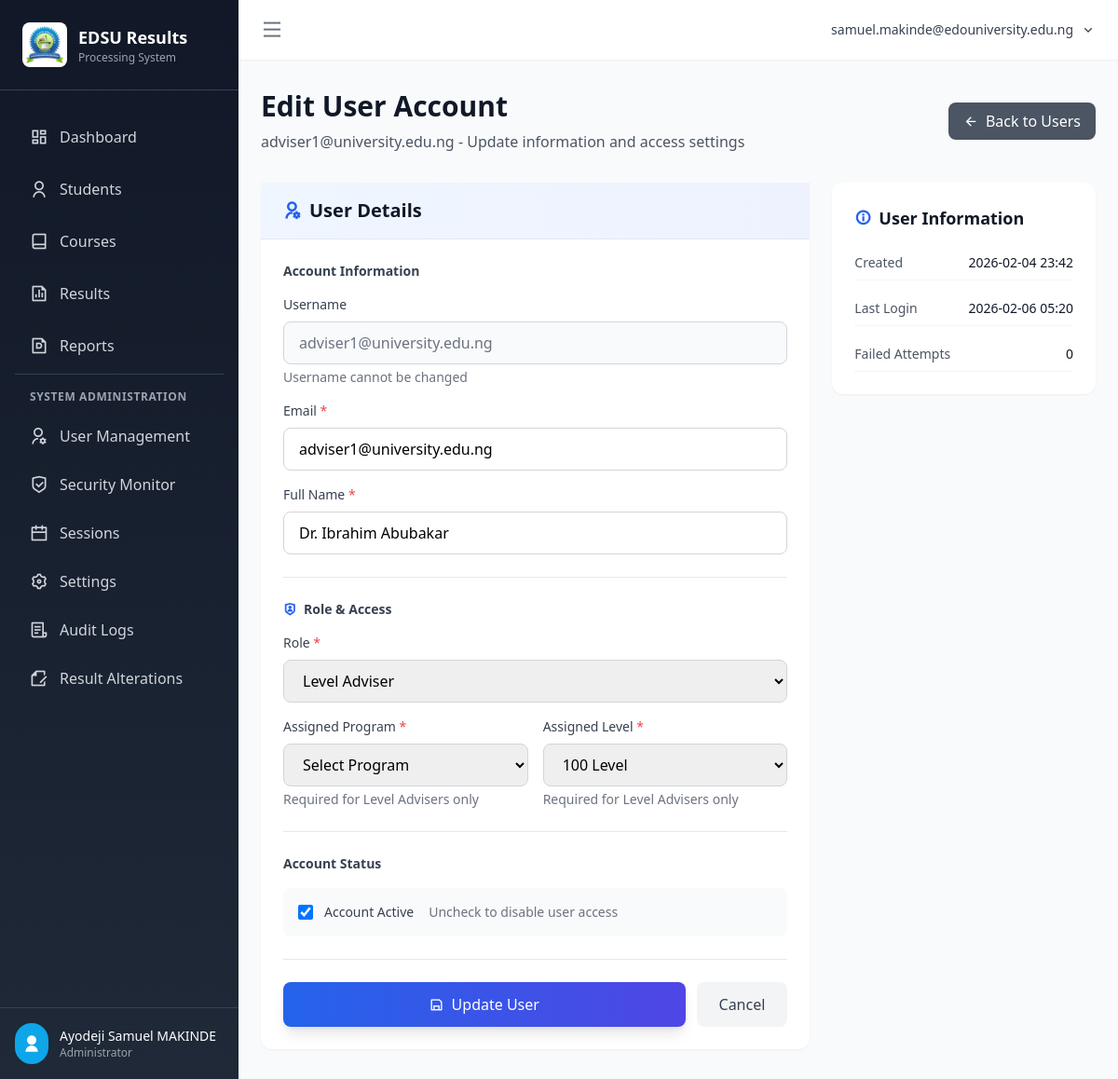
/users/2/edit (signed in), run on an earlier commit of the app's database.
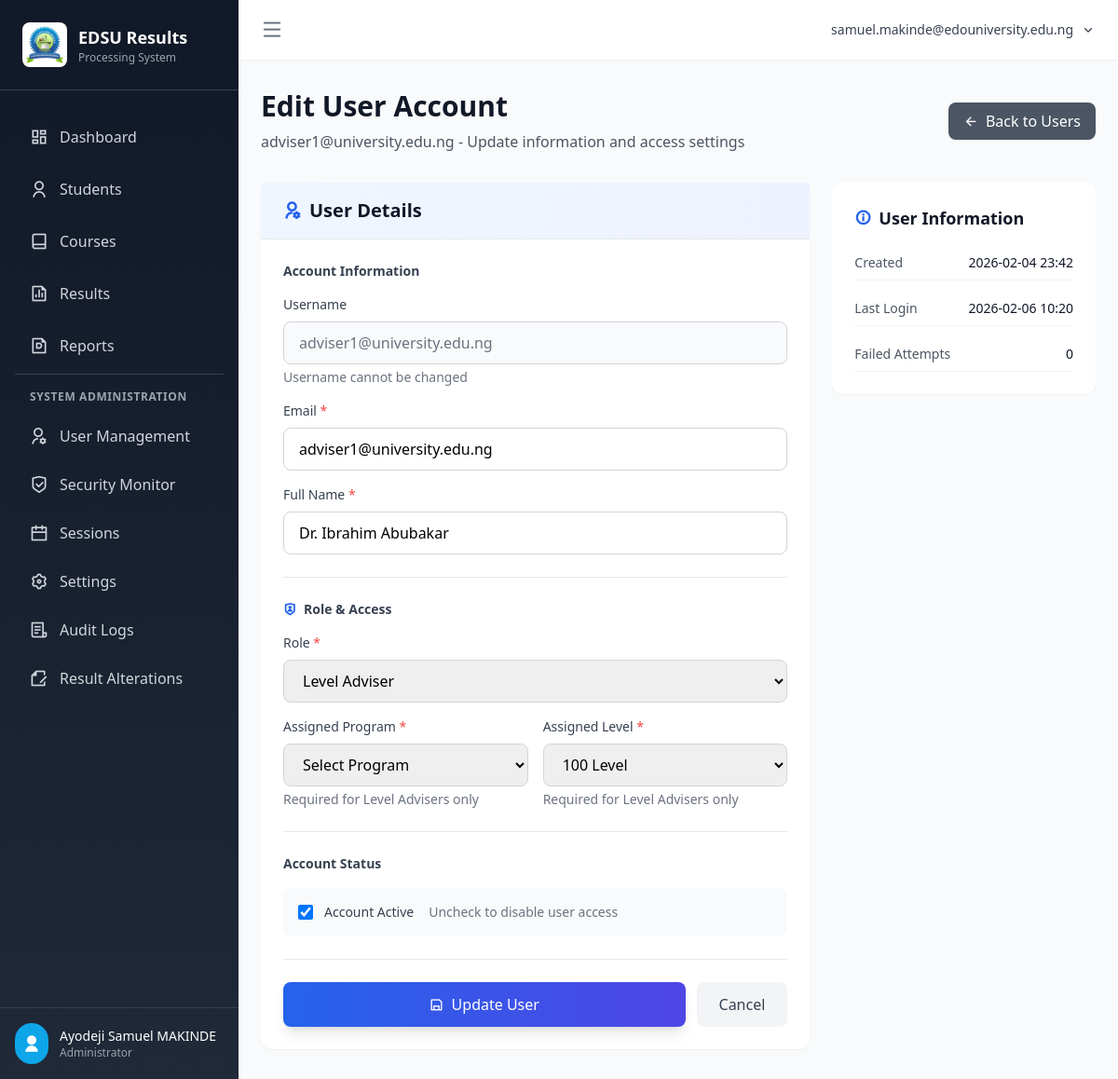
And on a later commit of the database.
### app/models.py (models this page shows, shortened)
class User(UserMixin, db.Model):
    __tablename__ = 'users'
    id = db.Column(db.Integer, primary_key=True)
    username = db.Column(db.String(120), unique=True, nullable=False, index=True)  # University email
    email = db.Column(db.String(120), unique=True, nullable=False, index=True)
    password_hash = db.Column(db.String(256), nullable=False)
    full_name = db.Column(db.String(128), nullable=False)
    role = db.Column(db.String(20), default='lecturer')  # admin, hod, level_adviser, lecturer
    program = db.Column(db.String(64))  # Assigned program
    level = db.Column(db.Integer)  # Assigned level (100, 200, 300, 400)
    is_active = db.Column(db.Boolean, default=True)
    is_locked = db.Column(db.Boolean, default=False)  # Locked by HoD/Admin after 3 failed attempts
    failed_login_attempts = db.Column(db.Integer, default=0)
    locked_until = db.Column(db.DateTime)
    must_change_password = db.Column(db.Boolean, default=True)  # Force password change on first login
    last_login = db.Column(db.DateTime)
    last_login_ip = db.Column(db.String(45))  # IP address of last login
    last_login_device = db.Column(db.String(256))  # User agent of last login
    created_by = db.Column(db.Integer, db.ForeignKey('users.id'))  # HoD/Admin who created this account
    created_at = db.Column(db.DateTime, default=datetime.utcnow)
    updated_at = db.Column(db.DateTime, default=datetime.utcnow, onupdate=datetime.utcnow)
    def is_admin(self):
        return self.role == 'admin'

### app/routes/auth.py (the view, shortened to what this page needs)
@auth_bp.route('/users/<int:user_id>/edit', methods=['GET', 'POST'])
@login_required
@admin_or_hod_required
def edit_user(user_id):
    from config import Config
    user = User.query.get_or_404(user_id)
    if current_user.role == 'hod':
        if user.role == 'admin':
            flash('You cannot edit administrator accounts.', 'danger')
            return redirect(url_for('auth.users'))
    form = EditUserForm(obj=user)
    form.program.choices = [('', 'Select Program')] + [(p, p) for p in Config.PROGRAMS]
    if current_user.is_admin():
        form.role.choices = [
            ('lecturer', 'Lecturer'),
            ('level_adviser', 'Level Adviser'),
            ('hod', 'Head of Department'),
            ('admin', 'Administrator')
        ]
    else:
        form.role.choices = [
            ('lecturer', 'Lecturer'),
            ('level_adviser', 'Level Adviser'),
            ('hod', 'Head of Department')
        ]
    old_values = {
        'email': user.email,
        'full_name': user.full_name,
        'role': user.role,
        'program': user.program,
        'level': user.level,
        'is_active': user.is_active
    }
    form.level.data = str(user.level) if user.level else ''
    form.program.data = user.program if user.program else ''
    return render_template('auth/edit_user.html', form=form, user=user)

### app/forms/auth_forms.py
class EditUserForm(FlaskForm):
    email = StringField('Email', validators=[
        DataRequired(message='Email is required'),
        Email(message='Invalid email address')
    ])
    full_name = StringField('Full Name', validators=[
        DataRequired(message='Full name is required'),
        Length(min=2, max=128)
    ])
    role = SelectField('Role', choices=[
        ('lecturer', 'Lecturer'),
        ('level_adviser', 'Level Adviser'),
        ('hod', 'Head of Department')
    ])
    program = SelectField('Program', choices=[])
    level = SelectField('Level', choices=[
        ('', 'Select Level'),
        ('100', '100 Level'),
        ('200', '200 Level'),
        ('300', '300 Level'),
        ('400', '400 Level')
    ])
    is_active = BooleanField('Active')
    submit = SubmitField('Update User')

### app/models.py (called while the page is built)
@login_manager.user_loader
def load_user(user_id):
    return User.query.get(int(user_id))

### app/templates/auth/edit_user.html (shortened to what the changed rows need)
{% extends "base.html" %}
{% block content %}
<div class="mb-8">
    <div class="flex items-center justify-between">
        <div>
            <h1 class="text-3xl font-bold text-gray-900 mb-2">Edit User Account</h1>
            <p class="text-gray-600">{{ user.username }} - Update information and access settings</p>
        </div>
    </div>
</div>
<div class="grid grid-cols-1 lg:grid-cols-3 gap-6">
    <div class="lg:col-span-2">
        <div class="bg-white rounded-xl shadow-sm">
            <div class="px-6 py-4 border-b border-gray-200 bg-gradient-to-r from-blue-50 to-indigo-50">
                <h2 class="text-xl font-semibold text-gray-900 flex items-center">
                    <i class="ri-user-settings-line mr-2 text-blue-600"></i>
                    User Details
                </h2>
            </div>
            <div class="p-6">
                <form method="POST" action="{{ url_for('auth.edit_user', user_id=user.id) }}">
                    <div class="mb-6">
                        <div class="space-y-4">
                            <div>
                                <label class="block text-sm font-medium text-gray-700 mb-2">Username</label>
                                <input type="text"
                                       class="w-full px-4 py-2.5 border border-gray-300 rounded-lg bg-gray-50 text-gray-500"
                                       value="{{ user.username }}"
                                       disabled>
                                <p class="mt-1 text-sm text-gray-500">Username cannot be changed</p>
                            </div>
                            <div>
                                <label for="email" class="block text-sm font-medium text-gray-700 mb-2">
                                    Email <span class="text-red-500">*</span>
                                </label>
                                {{ form.email(class="w-full px-4 py-2.5 border border-gray-300 rounded-lg focus:ring-2 focus:ring-blue-500 focus:border-transparent") }}
                            </div>
                            <div>
                                <label for="full_name" class="block text-sm font-medium text-gray-700 mb-2">
                                    Full Name <span class="text-red-500">*</span>
                                </label>
                                {{ form.full_name(class="w-full px-4 py-2.5 border border-gray-300 rounded-lg focus:ring-2 focus:ring-blue-500 focus:border-transparent") }}
                            </div>
                        </div>
                    </div>
                    <div class="mb-6 pt-6 border-t border-gray-200">
                        <div class="mb-4">
                            <label for="role" class="block text-sm font-medium text-gray-700 mb-2">
                                Role <span class="text-red-500">*</span>
                            </label>
                            {{ form.role(class="w-full px-4 py-2.5 border border-gray-300 rounded-lg focus:ring-2 focus:ring-blue-500 focus:border-transparent") }}
                        </div>
                        <div id="level-adviser-fields">
                            <div class="grid grid-cols-1 md:grid-cols-2 gap-4">
                                <div>
                                    <label for="program" class="block text-sm font-medium text-gray-700 mb-2">
                                        Assigned Program <span id="program-required" class="text-red-500">*</span>
                                    </label>
                                    {{ form.program(class="w-full px-4 py-2.5 border border-gray-300 rounded-lg focus:ring-2 focus:ring-blue-500 focus:border-transparent", id="program") }}
                                    <p class="mt-1 text-sm text-gray-500">Required for Level Advisers only</p>
                                </div>
                                <div>
                                    <label for="level" class="block text-sm font-medium text-gray-700 mb-2">
                                        Assigned Level <span id="level-required" class="text-red-500">*</span>
                                    </label>
                                    {{ form.level(class="w-full px-4 py-2.5 border border-gray-300 rounded-lg focus:ring-2 focus:ring-blue-500 focus:border-transparent", id="level") }}
                                    <p class="mt-1 text-sm text-gray-500">Required for Level Advisers only</p>
                                </div>
                            </div>
                        </div>
                    </div>
                    <div class="mb-6 pt-6 border-t border-gray-200">
                        <div class="flex items-center p-4 bg-gray-50 rounded-lg">
                            <div class="flex items-center">
                                {{ form.is_active(class="w-4 h-4 text-blue-600 border-gray-300 rounded focus:ring-blue-500") }}
                                <label class="ml-3 text-sm font-medium text-gray-700" for="is_active">
                                    Account Active
                                </label>
                            </div>
                        </div>
                    </div>
                </form>
            </div>
        </div>
    </div>
    <div class="lg:col-span-1">
        <div class="bg-white rounded-xl shadow-sm p-6">
            <div class="space-y-3 text-sm">
                <div class="flex items-center justify-between py-2 border-b border-gray-100">
                    <span class="text-gray-600">Created</span>
                    <span class="font-medium text-gray-900">{{ user.created_at.strftime('%Y-%m-%d %H:%M') }}</span>
                </div>
                <div class="flex items-center justify-between py-2 border-b border-gray-100">
                    <span class="text-gray-600">Last Login</span>
                    <span class="font-medium text-gray-900">
                        {% if user.last_login %}
                        {{ user.last_login.strftime('%Y-%m-%d %H:%M') }}
                        {% else %}
                        <span class="text-gray-400">Never</span>
                        {% endif %}
                    </span>
                </div>
                <div class="flex items-center justify-between py-2 border-b border-gray-100">
                    <span class="text-gray-600">Failed Attempts</span>
                    <span class="font-medium {% if user.failed_login_attempts > 0 %}text-yellow-600{% else %}text-gray-900{% endif %}">
                        {{ user.failed_login_attempts }}
                    </span>
                </div>
            </div>
        </div>
    </div>
</div>
{% endblock %}

What changed in the data, as far as the page shows it:
changed User "adviser1@university.edu.ng": last_login "2026-02-06 05:20" → "2026-02-06 10:20"
